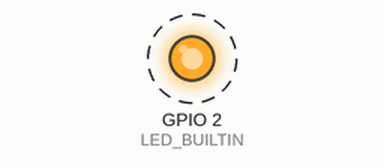
This sketch was run on a simulated ESP32. Parts: output pins drawn as LEDs (lit = HIGH). Dashed ring = blinking.

Above: at 0.5 s.
Timing chart, 0 to 4.6 s (numbered marks = the images above):
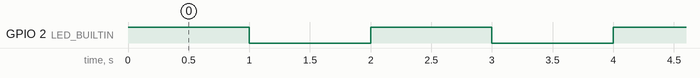

The sketch:

rtos_blink_led.ino
```cpp
/**
 * This example demonstrates Blinking an LED using Task.
 *
 */

// Task to blink led each second
void blink_led(void *pvParameters){
    while(1){
        digitalWrite(LED_BUILTIN, HIGH);
        vTaskDelay(1000/portTICK_PERIOD_MS);

        digitalWrite(LED_BUILTIN, LOW);
        vTaskDelay(1000/portTICK_PERIOD_MS);
    }
}

void setup() {
    pinMode(LED_BUILTIN, OUTPUT);

    // Task creation
    xTaskCreate(
        blink_led,
        "Blink Led",
        512,
        NULL,
        1,
        NULL
    );
}

void loop() {}
```

Measured:
- by itself, GPIO 2 (LED_BUILTIN): alternates HIGH for 1.0 s and LOW for 1.0 s
